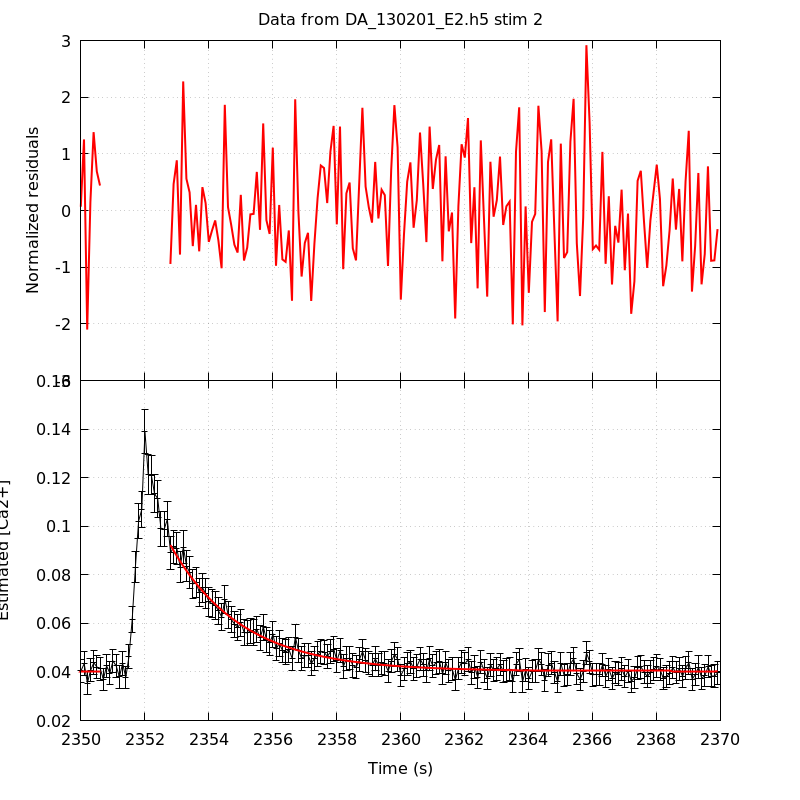

The gnuplot source for this figure:
unset key
set grid
set multiplot title 'Data from DA_130201_E2.h5 stim 2' noenhanced layout 2,1 margins 0.1,0.9,0.1,0.95 spacing 0,0
set ylabel 'Normalized residuals'
set xtics format ''
plot 'DA_130201_E2_aba_RatioFit_s2' using 1:4 with lines linecolor rgb 'red' linewidth 2
set format x '%g'
set xlabel 'Time (s)'
set ylabel 'Estimated [Ca2+]'
plot 'DA_130201_E2_aba_CaRatio_s2' using 1:2:($3*1.96) with yerrorlines \
     linecolor rgb 'black' linewidth 1,                \
     'DA_130201_E2_aba_RatioFit_s2' using 1:3 with lines linecolor rgb 'red'\
     linewidth 2
unset multiplot
